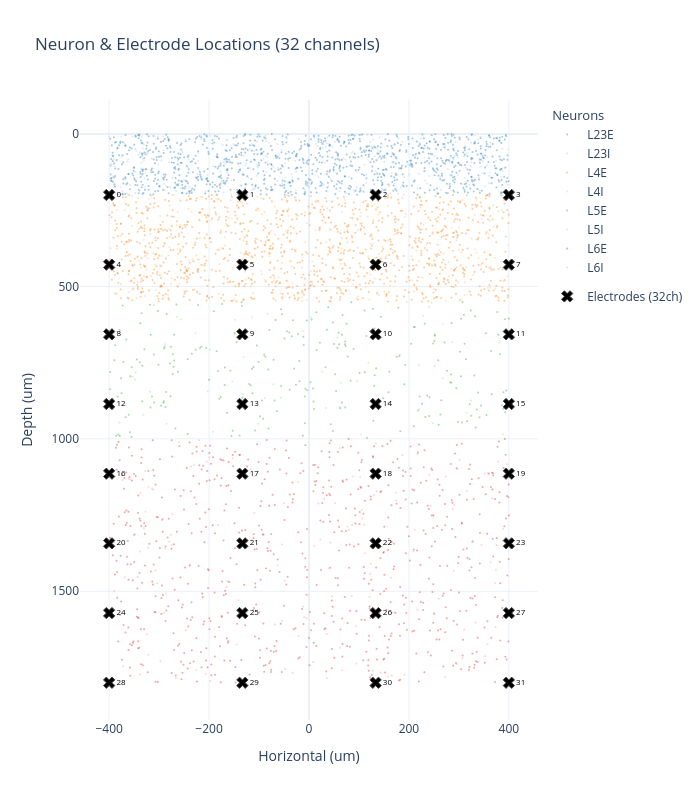

Notebook cell for this chart:
### Code cell
# ── Neuron & Electrode Location Map ────────────────────────────────────────
# Read volume bounds from the first session's config (not hardcoded).
import plotly.graph_objects as go

_first_session_dir = session_dirs[0]
_first_session_path = os.path.join(DATA_DIR, _first_session_dir)
_first_config_path = [
    f for f in os.listdir(_first_session_path)
    if f.endswith("config.json")
][0]
with open(os.path.join(_first_session_path, _first_config_path)) as _f:
    _bounds = json.load(_f)["electrode_volume_bounds_um"]
_v_min, _v_max = _bounds["v_min"], _bounds["v_max"]
_h_min, _h_max = _bounds["h_min"], _bounds["h_max"]

# Reproduce electrode grid from config bounds (same logic as system.make_electrode_grid)
_n_ch = N_STIM_CHANNELS
_h_has_extent = (_h_max != _h_min)
_v_has_extent = (_v_max != _v_min)
if _h_has_extent and _v_has_extent:
    _n_h = int(np.sqrt(_n_ch))
    while _n_ch % _n_h != 0:
        _n_h -= 1
    _n_v = _n_ch // _n_h
elif _v_has_extent:
    _n_h, _n_v = 1, _n_ch
elif _h_has_extent:
    _n_h, _n_v = _n_ch, 1
else:
    _n_h, _n_v = 1, _n_ch
_h_vals = np.linspace(_h_min, _h_max, _n_h)
_v_vals = np.linspace(_v_min, _v_max, _n_v)
_hh, _vv = np.meshgrid(_h_vals, _v_vals)
electrode_h = _hh.ravel()
electrode_v = _vv.ravel()

# Reproduce neuron locations from network params
from corcol_params.network_params import net_dict as _net_dict
_pop_names = _net_dict["populations"]
_pop_depths = _net_dict["pop_depth_ranges_um"]
_horiz = _net_dict["pop_horiz_ranges_um"]
_full_n = _net_dict["full_num_neurons"]
_nscale = _net_dict["N_scaling"]
_num_neurons_per_pop = np.round(_full_n * _nscale).astype(int)

# Use a fixed seed so layout is reproducible
_rng = np.random.default_rng(seed=0)
neuron_h_all, neuron_v_all, neuron_pop_all = [], [], []
for _i, _pname in enumerate(_pop_names):
    _nn = _num_neurons_per_pop[_i]
    _locs = _rng.random((_nn, 2))
    _locs[:, 0] = _locs[:, 0] * (_horiz[1] - _horiz[0]) + _horiz[0]
    _d = _pop_depths[_i]
    _locs[:, 1] = _locs[:, 1] * (_d[1] - _d[0]) + _d[0]
    neuron_h_all.append(_locs[:, 0])
    neuron_v_all.append(_locs[:, 1])
    neuron_pop_all.append([_pname] * _nn)

neuron_h_all = np.concatenate(neuron_h_all)
neuron_v_all = np.concatenate(neuron_v_all)
neuron_pop_all = sum(neuron_pop_all, [])

# ── Plotly figure ──────────────────────────────────────────────────────────
_pop_colors = {
    "L23E": "#1f77b4", "L23I": "#aec7e8",
    "L4E":  "#ff7f0e", "L4I":  "#ffbb78",
    "L5E":  "#2ca02c", "L5I":  "#98df8a",
    "L6E":  "#d62728", "L6I":  "#ff9896",
}

fig = go.Figure()

# Neurons by population
for _pname in _net_dict["populations"]:
    _mask = [p == _pname for p in neuron_pop_all]
    fig.add_trace(go.Scatter(
        x=neuron_h_all[_mask],
        y=neuron_v_all[_mask],
        mode="markers",
        marker=dict(size=2, color=_pop_colors[_pname], opacity=0.4),
        name=_pname,
        legendgroup="neurons",
        legendgrouptitle_text="Neurons",
    ))

# Electrodes (annotated with channel index)
fig.add_trace(go.Scatter(
    x=electrode_h,
    y=electrode_v,
    mode="markers+text",
    marker=dict(size=10, color="black", symbol="x", line=dict(width=1)),
    text=[str(i) for i in range(N_STIM_CHANNELS)],
    textposition="middle right",
    textfont=dict(size=8, color="black"),
    name=f"Electrodes ({N_STIM_CHANNELS}ch)",
    legendgroup="electrodes",
))

fig.update_layout(
    title=f"Neuron & Electrode Locations ({N_STIM_CHANNELS} channels)",
    xaxis_title="Horizontal (um)",
    yaxis_title="Depth (um)",
    yaxis=dict(autorange="reversed"),  # depth increases downward
    width=700,
    height=800,
    template="plotly_white",
    legend=dict(groupclick="togglegroup"),
)
fig.show()

### Figure 1 — Plotly figure (JSON) as saved in the notebook; plotly's stock layout.template omitted (floating-point values rounded to 4 significant figures; data arrays with more than 128 entries replaced by an {"elided": "..."} marker saying what was removed)
{"data": [{"legendgroup": "neurons", "legendgrouptitle": {"text": "Neurons"}, "marker": {"color": "#1f77b4", "opacity": 0.4, "size": 2}, "mode": "markers", "name": "L23E", "type": "scatter", "x": {"elided": "1034 float values"}, "y": {"elided": "1034 float values"}}, {"legendgroup": "neurons", "legendgrouptitle": {"text": "Neurons"}, "marker": {"color": "#aec7e8", "opacity": 0.4, "size": 2}, "mode": "markers", "name": "L23I", "type": "scatter", "x": {"elided": "292 float values"}, "y": {"elided": "292 float values"}}, {"legendgroup": "neurons", "legendgrouptitle": {"text": "Neurons"}, "marker": {"color": "#ff7f0e", "opacity": 0.4, "size": 2}, "mode": "markers", "name": "L4E", "type": "scatter", "x": {"elided": "1096 float values"}, "y": {"elided": "1096 float values"}}, {"legendgroup": "neurons", "legendgrouptitle": {"text": "Neurons"}, "marker": {"color": "#ffbb78", "opacity": 0.4, "size": 2}, "mode": "markers", "name": "L4I", "type": "scatter", "x": {"elided": "274 float values"}, "y": {"elided": "274 float values"}}, {"legendgroup": "neurons", "legendgrouptitle": {"text": "Neurons"}, "marker": {"color": "#2ca02c", "opacity": 0.4, "size": 2}, "mode": "markers", "name": "L5E", "type": "scatter", "x": {"elided": "242 float values"}, "y": {"elided": "242 float values"}}, {"legendgroup": "neurons", "legendgrouptitle": {"text": "Neurons"}, "marker": {"color": "#98df8a", "opacity": 0.4, "size": 2}, "mode": "markers", "name": "L5I", "type": "scatter", "x": [-352.8, 228.6, 268.0, -348.4, 195.8, -148.0, 34.15, 56.39, -202.6, 267.9, 118.9, 104.8, 245.2, 26.92, -331.5, -56.32, -192.2, -131.9, -113.6, -379.8, 63.8, -287.7, 181.8, -12.59, -346.7, 240.8, -285.3, 221.3, 315.9, -153.4, 382.0, 61.71, 95.99, -71.01, -227.2, -317.9, -101.7, -310.4, -198.5, 140.3, 324.3, 388.0, 247.8, -130.7, 251.3, -83.15, -149.5, -88.22, 220.3, -256.4, -264.3, 286.8, 3.445], "y": [796.1, 595.8, 622.4, 805.5, 550.7, 609.5, 899.0, 667.4, 844.7, 801.4, 750.3, 985.4, 553.7, 780.0, 920.9, 864.8, 976.5, 852.7, 600.9, 946.0, 816.1, 690.0, 723.6, 647.2, 782.7, 566.8, 950.6, 902.5, 914.0, 811.7, 683.8, 895.4, 811.3, 820.8, 653.6, 845.1, 950.8, 560.7, 707.7, 669.1, 874.1, 985.0, 948.7, 731.5, 761.8, 589.3, 658.2, 866.2, 758.7, 608.7, 599.7, 682.1, 601.2]}, {"legendgroup": "neurons", "legendgrouptitle": {"text": "Neurons"}, "marker": {"color": "#d62728", "opacity": 0.4, "size": 2}, "mode": "markers", "name": "L6E", "type": "scatter", "x": {"elided": "720 float values"}, "y": {"elided": "720 float values"}}, {"legendgroup": "neurons", "legendgrouptitle": {"text": "Neurons"}, "marker": {"color": "#ff9896", "opacity": 0.4, "size": 2}, "mode": "markers", "name": "L6I", "type": "scatter", "x": {"elided": "147 float values"}, "y": {"elided": "147 float values"}}, {"legendgroup": "electrodes", "marker": {"color": "black", "line": {"width": 1}, "size": 10, "symbol": "x"}, "mode": "markers+text", "name": "Electrodes (32ch)", "text": ["0", "1", "2", "3", "4", "5", "6", "7", "8", "9", "10", "11", "12", "13", "14", "15", "16", "17", "18", "19", "20", "21", "22", "23", "24", "25", "26", "27", "28", "29", "30", "31"], "textfont": {"color": "black", "size": 8}, "textposition": "middle right", "type": "scatter", "x": [-400.0, -133.3, 133.3, 400.0, -400.0, -133.3, 133.3, 400.0, -400.0, -133.3, 133.3, 400.0, -400.0, -133.3, 133.3, 400.0, -400.0, -133.3, 133.3, 400.0, -400.0, -133.3, 133.3, 400.0, -400.0, -133.3, 133.3, 400.0, -400.0, -133.3, 133.3, 400.0], "y": [200.0, 200.0, 200.0, 200.0, 428.6, 428.6, 428.6, 428.6, 657.1, 657.1, 657.1, 657.1, 885.7, 885.7, 885.7, 885.7, 1114.0, 1114.0, 1114.0, 1114.0, 1343.0, 1343.0, 1343.0, 1343.0, 1571.0, 1571.0, 1571.0, 1571.0, 1800.0, 1800.0, 1800.0, 1800.0]}], "layout": {"height": 800, "legend": {"groupclick": "togglegroup"}, "title": {"text": "Neuron & Electrode Locations (32 channels)"}, "width": 700, "xaxis": {"title": {"text": "Horizontal (um)"}}, "yaxis": {"autorange": "reversed", "title": {"text": "Depth (um)"}}}}
